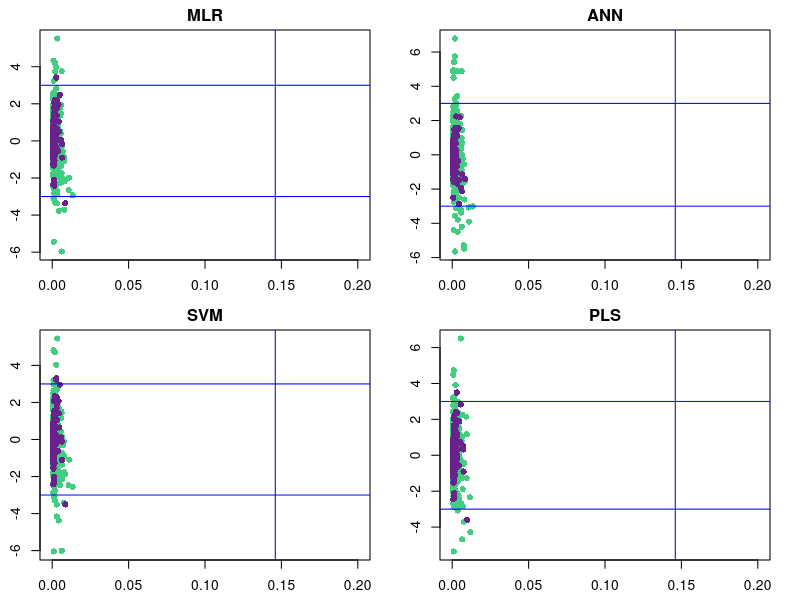

Generate this figure with R:
setwd('D:\\Data for R\\Large-scale Soil QSAR\\Old\\RF')

data = read.csv("Hat value.csv", header = TRUE)

par( mfrow = c(2,2 ),mai=c(0.4,0.4,0.3,0.3))

x = data[,1]
y = data[,2]
fit = lm(y~x,data = data)
hv <- as.data.frame(hatvalues(fit))
std.error = scale(data[,3])
william = data.frame(hv,std.error)
plot(william[,1], william[,2], main= "MLR",xlab = "." ,ylab = ".",col=ifelse(data [[13]]=="CV","seagreen3","darkorchid4"),pch=16, lwd =2,xlim=c(0,0.2))
abline(h=c(-3,3), col = 'blue')
abline(v=0.146,col = 'blue')

x = data[,4]
y = data[,5]
fit = lm(y~x)
hv <- as.data.frame(hatvalues(fit))
std.error = scale(data[,6])
william = data.frame(hv,std.error)
plot(william[,1], william[,2], main= "ANN",xlab = "." ,ylab = ".",col=ifelse(data [[13]]=="CV","seagreen3","darkorchid4"),pch=16, lwd =2,xlim=c(0,0.2))
abline(h=c(-3,3), col = 'blue')
abline(v=0.146,col = 'blue')

x = data[,7]
y = data[,8]
fit = lm(y~x)
hv <- as.data.frame(hatvalues(fit))
std.error = scale(data[,9])
william = data.frame(hv,std.error)
plot(william[,1], william[,2], main= "SVM",xlab = "." ,ylab = ".",col=ifelse(data [[13]]=="CV","seagreen3","darkorchid4"),pch=16, lwd =2,xlim=c(0,0.2))
abline(h=c(-3,3), col = 'blue')
abline(v=0.146,col = 'blue')


x = data[,10]
y = data[,11]
fit = lm(y~x)
hv <- as.data.frame(hatvalues(fit))
std.error = scale(data[,12])
william = data.frame(hv,std.error)
plot(william[,1], william[,2], main= "PLS",xlab = "." ,ylab = ".",col=ifelse(data [[13]]=="CV","seagreen3","darkorchid4"),pch=16, lwd =2,xlim=c(0,0.2))
abline(h=c(-3,3), col = 'blue')
abline(v=0.146,col = 'blue')
